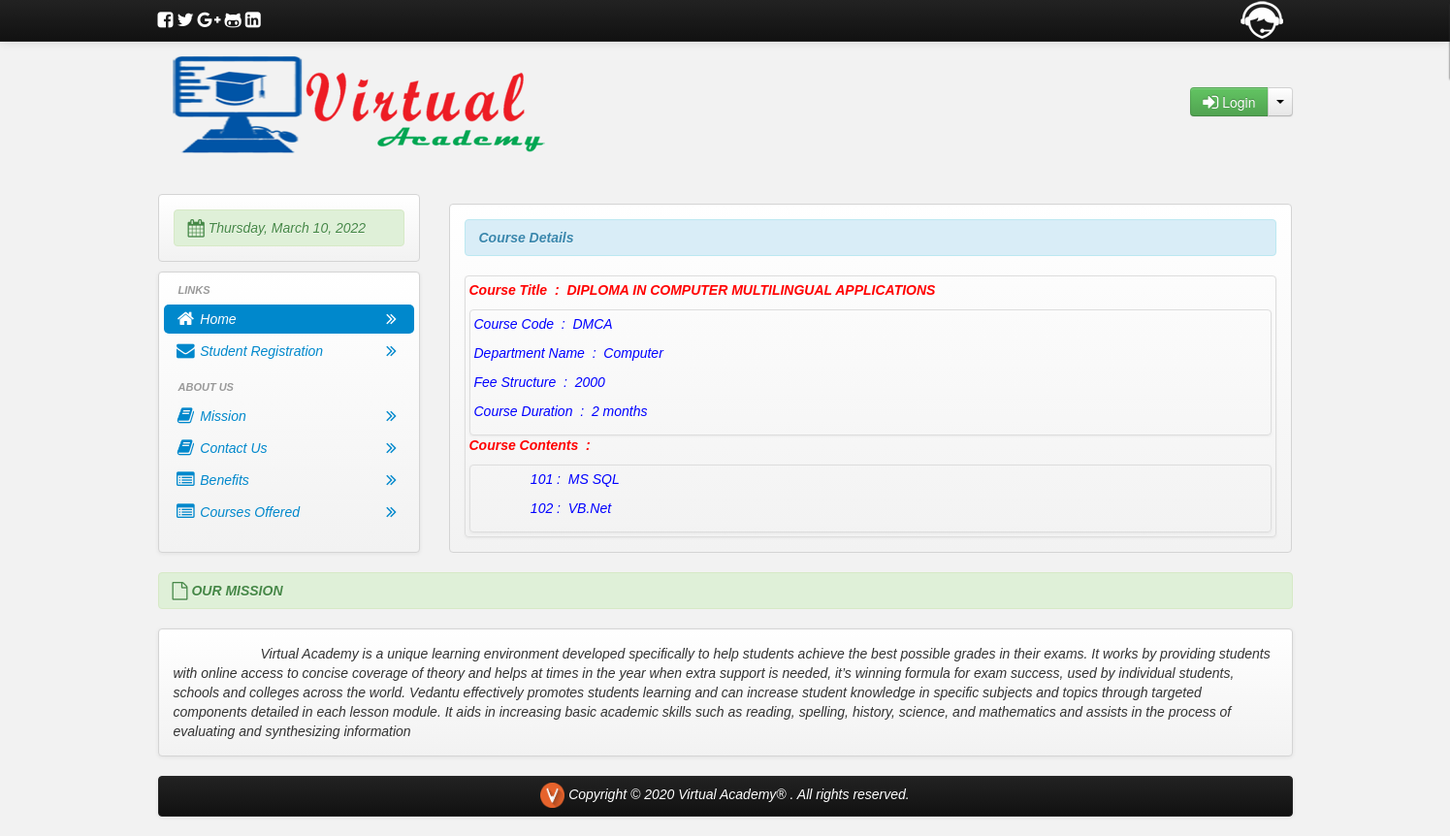
The page /ppt/view_course.php?sid=DMCA on the database its author committed.
### tables this page shows
CREATE TABLE IF NOT EXISTS `tbl_course` (
  `course_id` varchar(100) NOT NULL,
  `course_title` varchar(150) NOT NULL,
  `dept_id` int(100) NOT NULL,
  `major` varchar(100) NOT NULL,
  `fee_structure` int(10) NOT NULL,
  `course_duration` varchar(150) NOT NULL,
  PRIMARY KEY (`course_id`)
);

CREATE TABLE IF NOT EXISTS `tbl_department` (
  `dept_id` int(11) NOT NULL AUTO_INCREMENT,
  `inCharge` varchar(100) NOT NULL,
  `title` varchar(100) NOT NULL,
  `dept_name` varchar(100) NOT NULL,
  PRIMARY KEY (`dept_id`)
);

CREATE TABLE IF NOT EXISTS `tbl_subject` (
  `subject_id` int(11) NOT NULL AUTO_INCREMENT,
  `dept_id` int(11) NOT NULL,
  `course_id` varchar(100) NOT NULL,
  `subject_code` varchar(100) NOT NULL,
  `subject_title` varchar(150) NOT NULL,
  PRIMARY KEY (`subject_id`)
);

### ppt/view_course.php (the view, shortened to what this page needs)
<?php
$course_id=$_REQUEST["sid"];
include('header.php');
$selCourse=mysql_query("select * from tbl_course where course_id='$course_id'");
$courserow=mysql_fetch_array($selCourse);
$did=$courserow['dept_id'];
$selDepart=mysql_query("select * from tbl_department where dept_id='$did'");
$deptrow=mysql_fetch_array($selDepart);
?>
<body>
    <?php include('navhead.php'); ?>
    <div class="container">
        <div class="row-fluid">
            <div class="span3">
                <div class="hero-unit-3">
                    <div class="alert-index alert-success">
                        <i class="icon-calendar icon-large"></i>
                        <?php
                        $Today = date('y:m:d');
                        $new = date('l, F d, Y', strtotime($Today));
                        echo $new;
                        ?>
                    </div>
                </div>
                <div class="hero-unit-1">
                    <ul class="nav  nav-pills nav-stacked">
                        <li class="nav-header">Links</li>
                        <li class="active"><a href="index.php"><i class="icon-home icon-large"></i>&nbsp;Home
                                <div class="pull-right">
                                    <i class="icon-double-angle-right icon-large"></i>
                                </div>
                            </a></li>
                        <li><a href="add_student.php"><i class="icon-envelope-alt icon-large"></i>&nbsp;Student Registration
                                <div class="pull-right">
                                    <i class="icon-double-angle-right icon-large"></i>
                                </div>
                            </a>
                        </li>
                        <li class="nav-header">About US</li>
                        <li><a  href="#mission" role="button" data-toggle="modal"><i class="icon-book icon-large"></i>&nbsp;Mission
                                <div class="pull-right">
                                    <i class="icon-double-angle-right icon-large"></i>
                                </div>
                            </a></li>
                        <li><a href="#vision" role="button" data-toggle="modal"><i class="icon-book icon-large"></i>&nbsp;Contact Us
                                <div class="pull-right">
                                    <i class="icon-double-angle-right icon-large"></i>
                                </div>
                            </a></li>
                        <li><a href="#benefits" rol="button" data-toggle="modal"><i class="icon-list-alt icon-large"></i>&nbsp;Benefits
                                <div class="pull-right">
                                    <i class="icon-double-angle-right icon-large"></i>
                                </div>
                            </a></li>
						<li><a href="#coursesofferd" rol="button" data-toggle="modal"><i class="icon-list-alt icon-large"></i>&nbsp;Courses Offered
                                <div class="pull-right">
                                    <i class="icon-double-angle-right icon-large"></i>
                                </div>
                            </a></li>
                    </ul>
                </div>
                <br>
            </div>
            <div class="span9">
                <section class="main">
                    <div class="custom-calendar-wrap">
                        <div id="custom-inner" class="custom-inner">
                            <div class="custom-header clearfix">
                            </div>
                        </div>
                    </div>
                </section>
				<div class="container">
        			<div class="row-fluid">
						<div class="span9">
							<div class="hero-unit-3">
							<div class="alert alert-info">
                    				<strong>Course Details</strong>&nbsp;
	            					</div>
									<div class="thumbnail">
											<p><strong style="color:#FF0000"> Course Title &nbsp;: &nbsp;<?php echo $courserow['course_title'];  ?></strong> </p>
                      						<div class="thumbnail">
					                   		<p style="color:#0000FF"> Course Code &nbsp;: &nbsp;<?php echo $courserow['course_id'];  ?></strong> </p>
                                            <p style="color:#0000FF"> Department Name &nbsp;: &nbsp;<?php echo $deptrow['dept_name'];  ?></strong> </p>
											<p style="color:#0000FF"> Fee Structure &nbsp;: &nbsp;<?php echo $courserow['fee_structure'];  ?></strong> </p>
											<p style="color:#0000FF"> Course Duration &nbsp;: &nbsp;<?php echo $courserow['course_duration'];  ?></strong> </p>
											</div>
											<p style="color:#0000FF"> <strong style="color:#FF0000">Course Contents &nbsp;: &nbsp;</strong> </p>
											<div class="thumbnail">
											<?php
												$selsubj=mysql_query("select * from tbl_subject where course_id='$course_id' order by subject_code asc");
												while($subrow=mysql_fetch_array($selsubj))
												{?>
													<p style="color:#0000FF">&nbsp;&nbsp;&nbsp;&nbsp;&nbsp;&nbsp;&nbsp;&nbsp;&nbsp;&nbsp;&nbsp;&nbsp;&nbsp;&nbsp;&nbsp;<?php  echo $subrow['subject_code']; ?>&nbsp;:&nbsp;
													<?php echo $subrow['subject_title']; ?></p>
												<?php }?>
                			</div>
							</div>
						</div>
					</div>
				</div>
            </div>
        </div>
    </div>
    <div class="container">
        <div class="row-fluid">
            <div class="span12">
                <div class="row-fluid">
                    <div class="span17">
                        <div class="alert alert-success"><i class="icon-file icon-large"></i>&nbsp;<strong>OUR MISSION</strong></div>
                        <div class="hero-unit-2">
                            Virtual Academy is a unique learning environment developed specifically to help students achieve the best possible grades in their exams. It works by providing students with online access to concise coverage of theory and helps at times in the year when extra support is needed, it’s winning formula for exam success, used by individual students, schools and colleges across the world. Vedantu effectively promotes students learning and can increase student knowledge in specific subjects and topics through targeted components detailed in each lesson module. It aids in increasing basic academic skills such as reading, spelling, history, science, and mathematics and assists in the process of evaluating and synthesizing information </div>
                    </div>
   			 </div>
		</div>
	</div>
</div>
</body>
 <?php include('footer.php'); ?>
</html>

### ppt/chatcss/chatstyle.css (style rules this page uses)
body { font-family: arial,sans-serif; margin: 0; padding: 0; background-color: #f2f2f2; }

### rows shown on the page
tbl_course: course_title "DIPLOMA IN COMPUTER MULTILINGUAL APPLICATIONS", course_id "DMCA", fee_structure "2000", course_duration "2 months"
tbl_department: dept_name "Computer"
tbl_subject: subject_code "101", subject_title "MS SQL"
tbl_subject: subject_code "102", subject_title "VB.Net"
